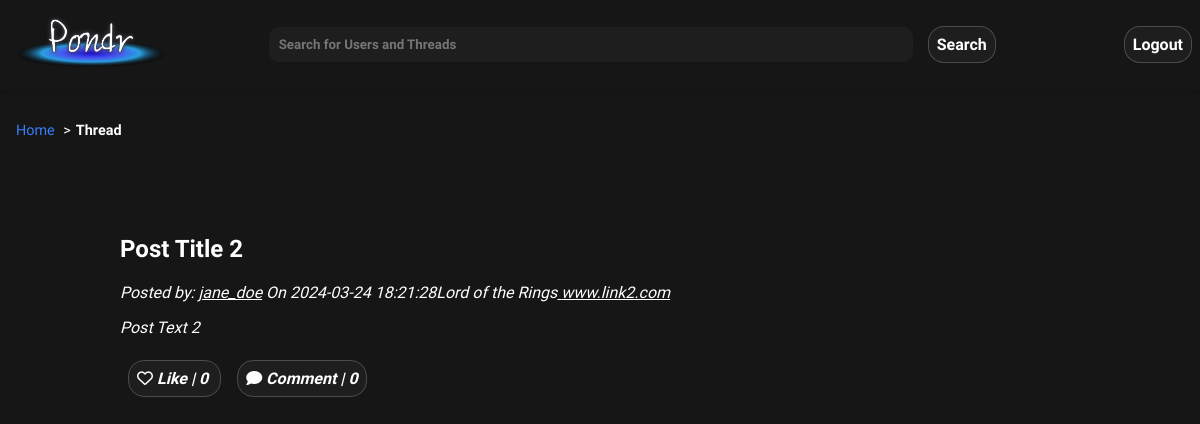
Page /public/pages/thread.php?postId=2 (signed in) on the committed database.
### tables this page shows
CREATE TABLE posts (
    postId INT AUTO_INCREMENT,
    userId INT NOT NULL, 
    postDate DATETIME NOT NULL,  
    title VARCHAR(255) NOT NULL,
    text VARCHAR(3000) NOT NULL,  
    img VARCHAR(255),
    link VARCHAR(255),
    catId INT,
    likes INT NOT NULL DEFAULT 0,
    comment INT NOT NULL DEFAULT 0,
    PRIMARY KEY(postId,userId),
    FOREIGN KEY(userId) REFERENCES users(userId)
        ON DELETE CASCADE,
    FOREIGN KEY(catId) REFERENCES categories(catId)
        ON DELETE CASCADE
    
);

CREATE TABLE users (
    userId INT AUTO_INCREMENT,
    utype BIT(1) NOT NULL,  
    fName VARCHAR(255) NOT NULL,
    lName VARCHAR(255) NOT NULL,
    uName VARCHAR(255) NOT NULL UNIQUE,
    email VARCHAR(255) NOT NULL UNIQUE,
    pass VARCHAR(255) NOT NULL,
    bio VARCHAR(1000) NOT NULL,  
    pfp VARCHAR(255),
    recoveryKey VARCHAR(255) NOT NULL,
    PRIMARY KEY(userId)
);

CREATE TABLE categories (
    catId INT AUTO_INCREMENT,
    userId INT NOT NULL,
    name VARCHAR(255) NOT NULL,
    description VARCHAR(255),
    count INT NOT NULL DEFAULT 0,  
    PRIMARY KEY(catId),
    FOREIGN KEY(userId) REFERENCES users(userId)
        ON DELETE CASCADE
);

### public/pages/thread.php (the view, shortened to what this page needs)
<!DOCTYPE html>
<html lang="en">
    <head>
        <link rel="stylesheet" href="../css/styles.css">
        <link rel="stylesheet" href="../css/threads.css">
    </head>
    <body>
        <?php require_once '../scripts/header.php'; ?>
        <main class="column-container margin-down">
            <div class="thread-container">
                <?php
                if (isset ($_GET['postId'])) {
                    $postId = $_GET['postId'];
                }
                 $sql = "SELECT p.postId, p.userId, p.postDate, p.title, p.text, p.img, u.uName AS userName, c.name, c.catId, p.link FROM posts p JOIN users u ON p.userId = u.userId LEFT OUTER JOIN categories c ON p.catId=c.catId WHERE p.postId = ?";
                $prstmt = $conn->prepare($sql);
                $prstmt->bind_param("i", $postId);
                $prstmt->execute();
                $prstmt->bind_result($postId, $userId, $postDate, $postTitle, $postText, $postImg, $userName, $category, $catId,$link);
                if ($prstmt->fetch()) {
                    echo "<article>";
                    echo "<h1> $postTitle </h1>";
                    echo "<i>Posted by: <a href=\"./profile.php?uName=$userName\">$userName</a>  On <time>$postDate</time></i?";
                    echo "Under <a href=\"./discussion.php?catId=$catId\">$category</a>";
                    echo "<a href=\"$link\" target=\"_blank\"> $link </a>";
                    echo "<p> $postText </p>";
                    echo " </article>";
                } else {
                    echo "Post Does Not Exist";
                }
                ?>
                <div id="icon-buttons">
                    <a href="" class="link-button" id="like-button"><i class="fa-regular fa-heart"></i> Like | <span
                            id="like-count"> 0 </span></a>
                    <a href="" class="link-button" id="add-comment" ><i class="fa-solid fa-comment" ></i> Comment | <span
                            id="comment-count"> 0 </span> </a>
                </div>
            </div>
        </main>
    </body>
</html>

### public/css/styles.css (style rules this page uses)
:root { --background-color: #161616; --navbar-dark: linear-gradient(145deg, #0A0A0A, #161616); --button-border: rgba(255, 255, 255, 0.2); --text-color: #ffffff; --button-hover-bg: #2A2A2A; --input-background: #1E1E1E; --input-hover: rgba(255, 255, 255, 0.1); --highlight-color: #3A7FFB; --box-shadow: 0 4px 6px rgba(0, 0, 0, 0.1); --pondr-font: 'Quicksand', sans-serif; }
a { color: white; }
body { margin: 0; padding: 0; font-family: var(--pondr-font); background-color: var(--background-color); color:var(--text-color); transition: all 0.2s ease; }
input[type="text"], input[type="password"], input[type="email"], button, .link-button, .form-button, .form-container textarea, .form-container select { font-family: var(--pondr-font); background-color: var(--input-background); color: var(--text-color); border: 0.1em solid var(--button-border); border-radius: 1em; transition: all 0.3s ease-in; padding: 0.5em; text-decoration: none; margin: 0em 0.5em; font-weight:bold; outline: none; }
.margin-down { margin-top: 2vw; align-items:flex-start; margin-bottom: 5em; }
.column-container { display: flex; flex-direction: column; align-items: center; height: 94vh; }

### public/css/threads.css (style rules this page uses)
.thread-container { width: 80%; padding: 1em 2em; }
#icon-buttons { margin-top: 2em; }

### rows in the picture
posts: title "Post Title 2", userId.uName "jane_doe", postDate "2024-03-24 18:21:28", catId.name "Lord of the Rings", link "www.link2.com", text "Post Text 2"

### other values in the picture
$parts[$i] "Thread"
